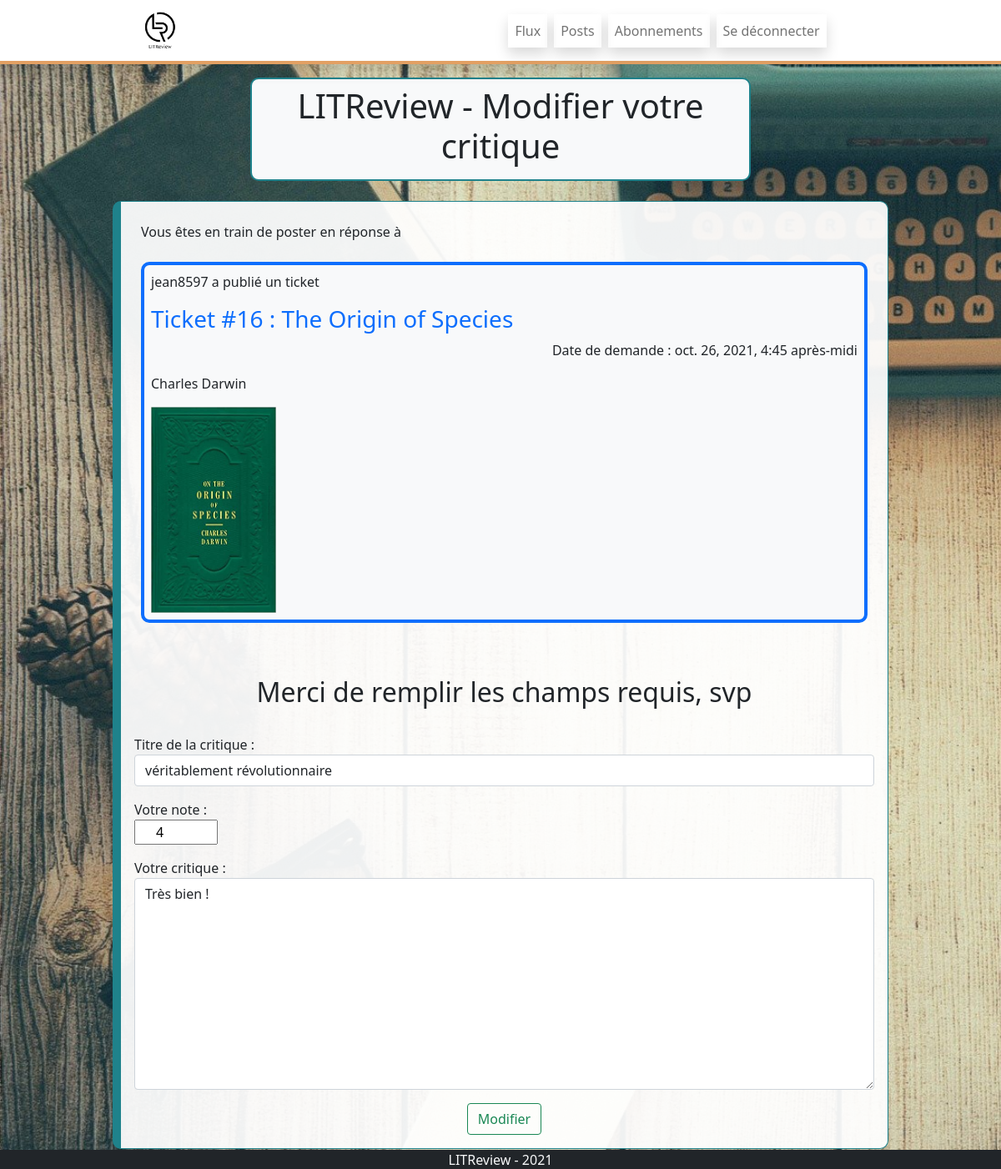
The page /modify_review/9/ (signed in) on the database its author committed.
### review/models.py (models this page shows, shortened)
class Ticket(models.Model):
    title = models.CharField(max_length=128, null=True,
                             blank=True, verbose_name="Titre du Ticket")
    description = models.TextField(max_length=2048, blank=True, null=True)
    user = models.ForeignKey(
        to=settings.AUTH_USER_MODEL, on_delete=models.CASCADE, blank=True, null=True)
    image = models.ImageField(null=True)
    time_created = models.DateTimeField(
        default=timezone.now)
    IMAGE_MAX_SIZE = (300, 300)

class Review(models.Model):
    ticket = models.ForeignKey(Ticket, on_delete=models.CASCADE)
    rating = models.PositiveSmallIntegerField(
        validators=[MinValueValidator(0), MaxValueValidator(5)], verbose_name="Note", help_text="Note attribuée à la critique")
    headline = models.CharField(
        max_length=128, blank=True, null=True,  verbose_name="Titre de Critique")
    body = models.TextField(max_length=8192, blank=True,
                            null=True,  verbose_name="Commentaire")
    user = models.ForeignKey(
        to=settings.AUTH_USER_MODEL, on_delete=models.CASCADE, blank=True, null=True)
    time_created = models.DateTimeField(
        default=timezone.now)

### authentication/models.py (models this page shows, shortened)
class User(AbstractUser):
    profile_photo = models.ImageField(
        verbose_name='Photo de profil', null=True)
    IMAGE_MAX_SIZE = (300, 300)

### review/views.py (the view, shortened to what this page needs)
# urls.py: path('modify_review/<int:number_review>/',
@ login_required
def modify_review(request, number_review):
    context = {"number_review": number_review}
    reviews = get_object_or_404(models.Review, id=number_review)
    ticket = get_object_or_404(models.Ticket, id=reviews.ticket_id)
    if request.user.id == reviews.user_id:
        form = forms.ReviewForm(instance=reviews)
        context["form"] = form
        if ticket:
            context["ticket"] = ticket
        if reviews:
            context["reviews"] = reviews
    return render(request, 'review/modify_review.html', context)

### review/forms.py
class ReviewForm(forms.ModelForm):
    headline = forms.CharField(label="Titre de la critique", widget=forms.TextInput(
        {"class": "form-control", "placeholder": "Mettez le titre de votre critique"}))
    rating = forms.CharField(label="Votre note", widget=forms.NumberInput(
        {"class": "form-check", "min": "0", "max": "5", "step": "1"}))
    body = forms.CharField(label="Votre critique", widget=forms.Textarea(
        {"class": "form-control", "placeholder": "Mettez le détails de votre critique"}))
    class Meta:
        model = models_review.Review
        fields = ["headline", 'rating', 'body']

### review/templates/review/modify_review.html (shortened to what this page needs)
{% extends '_base.html' %} {% load static %}
{% block main_content %}
<div class="container col-12 col-md-9 col-lg-6 p-2 borderTitle bg-light">
  <div class="row">
    <div class="text-center">
      <h1>LITReview - Modifier votre critique</h1>
    </div>
  </div>
</div>
<div class="container">
  <div class="row">
    <div class="my-4 d-flex flex-row justify-content-center">
      <div class="col-12 col-md-10 borderLeft">
        {% if ticket %}
        <div class="p-4">
          <p>
            Vous êtes en train de poster en réponse à </p>
            {% include "review/partials/_flux_ticket_only.html" %}
        </div>
        {%endif%} {% if reviews%}
        <h2 class="text-center m-3">Merci de remplir les champs requis, svp</h2>
        {% else %}
        <h3 class="text-center m-3">
          Vous n'etes pas le créateur de la critique,<br />
          vous ne pouvez pas la modifier !
        </h3>
        {% endif %}
        <div class="m-auto p-3">
          <form method="post" enctype="multipart/form-data">
            {% csrf_token %}{{ form.as_p }}
            <div class="text-center">
              {% if reviews%}
              <button class="btn btn-outline-success" type="submit">
                Modifier
              </button>
              {%endif%}
            </div>
          </form>
        </div>
      </div>
    </div>
  </div>
</div>
{% endblock main_content %}

### review/templates/review/partials/_flux_ticket_only.html (shortened to what this page needs)
{% block flux_ticket %}
<div class="border border-primary border-4 p-2 my-4 bg-light borderLeft">
  {% if ticket.user_id == request.user.id %}
  <p>Vous avez publié un ticket</p>
  {% else %}
  <p>{{ticket.user}} a publié un ticket</p>
  {% endif%}
  <a
    href="{% url 'review:read_ticket' ticket.id %}"
    style="color: inherit; text-decoration: none"
  >
    <h3 class="text-primary">
      Ticket #{{ ticket.id }} : {{ ticket.title }}
    </h3></a
  >
  <p class="text-end">Date de demande : {{ticket.time_created}}</p>
  <p>{{ ticket.description }}</p>
  {% if ticket.image %}
  <img src="{{ ticket.image.url }}" width="150px" />
  {% endif %}
</div>
{% endblock %}

### litreview_project/static/litreview_project/css/style.css (style rules this page uses)
.borderLeft { transition: all 300ms; background-color: #ffffffee; border: solid 1px #1F828B ; border-left: solid 10px #1F828B ; border-radius: 10px; display: block; }
.borderTitle { transition: all 300ms; background-color: #ffffffee; border: solid 2px #1F828B ; border-radius: 10px; display: block; }

### rows shown on the page
Ticket: user "jean8597", id "16", title "The Origin of Species", time_created "oct. 26, 2021, 4:45 après-midi", description "Charles Darwin", image (picture)
Review: headline "véritablement révolutionnaire", rating "4", body "Très bien !"
